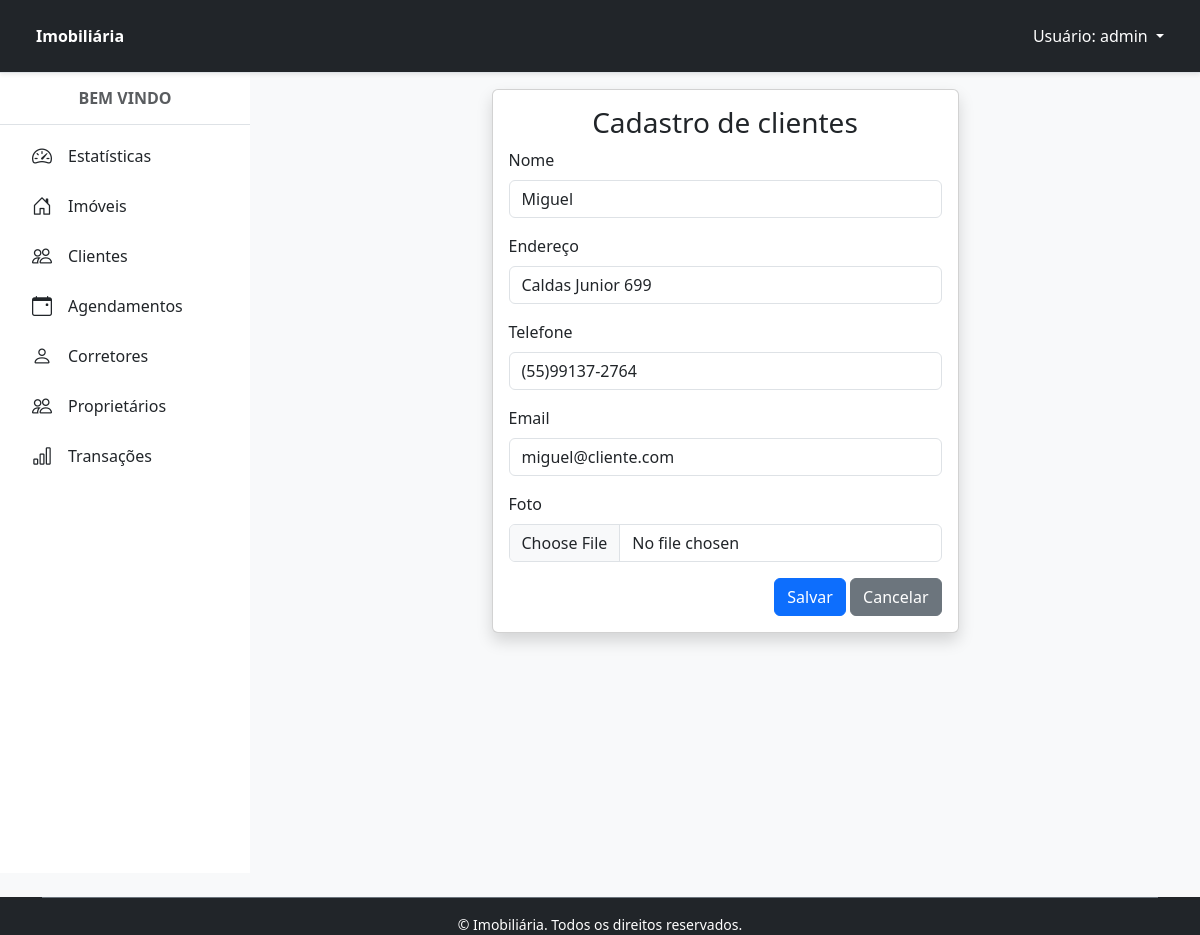
/cliente/13/editar/ (signed in), run on the app's committed database.
### cliente/models.py (models this page shows, shortened)
class Cliente(Pessoa):
    codigoCliente = models.CharField('Código do Cliente', max_length=10, unique=True, help_text='Código único do cliente')
    class Meta:
        verbose_name = 'Cliente'
        verbose_name_plural = 'Clientes'

### cliente/views.py (the view)
# urls.py: path('cliente/<int:pk>/editar/', ClienteUpdateView.as_view(), name='cliente_editar'),
class ClienteUpdateView(PermissionRequiredMixin, SuccessMessageMixin, UpdateView):
    permission_required = 'cliente.change_cliente'
    permission_denied_message = 'Editar cliente'
    model = Cliente
    form_class = ClienteModelForm
    template_name = 'cliente_form.html'
    success_url = reverse_lazy('cliente')
    success_message = 'Cliente alterado com sucesso!'

### cliente/forms.py (shortened to what this page needs)
class ClienteModelForm(forms.ModelForm):
    class Meta:
        model = Cliente
        fields = ['nome', 'endereco', 'telefone', 'email', 'foto']
        error_messages = {
            'nome': {'required': 'O nome do cliente é um campo obrigatório'},
            'endereco': {'required': 'O endereço do cliente é um campo obrigatório'},
            'telefone': {'required': 'O número do telefone é um campo obrigatório'},
            'email': {'required': 'O e-mail do cliente é um campo obrigatório',
                'invalid': 'Formato inválido para o e-mail. Exemplo de formato válido: fulano@dominio.com',
            }
        }

### cliente/templates/cliente_form.html (shortened to what this page needs)
{% extends 'principal.html' %}
{% load django_bootstrap5 %}
{% block content %}
    <div class="card shadow m-3 col-md-6 mx-auto">
        <div class="card-body">
            <div class="row">
                <h3 class="text-center">Cadastro de clientes</h3>
                <form method="POST" enctype="multipart/form-data">
                    {% bootstrap_form form %}
                    <div class="text-end">
                        {% bootstrap_button button_type="submit" content="Salvar" %}
                        <a href="{% url 'cliente' %}" class="btn btn-secondary text-white" type="button">
                            <span class="text">Cancelar</span>
                        </a>
                    </div>
                </form>
            </div>
        </div>
    </div>
{% endblock %}

### home/templates/navbar.html (shortened to what this page needs)
<header class="bg-dark border-bottom py-3 px-4 sticky-top shadow-sm">
  <div class="container-fluid">
    <div class="d-flex justify-content-between align-items-center">
      {% if request.user.is_authenticated %}
        <div class="d-flex align-items-center gap-2">
          <span class="fw-bold text-white">Imobiliária</span>
        </div>
        <ul class="navbar-nav">
          <li class="nav-item dropdown">
            <a class="nav-link dropdown-toggle text-white" href="#" id="navbarLogin" role="button" data-bs-toggle="dropdown" aria-expanded="false">
              Usuário: {{ request.user.username }}
            </a>
          </li>
        </ul>
      {% endif %}
    </div>
  </div>
</header>

### data on the page
Cliente: nome "Miguel", endereco "Caldas Junior 699", telefone "(55)99137-2764", email "miguel@cliente.com"

### other printed values
{{ request.user.username }} "admin"
